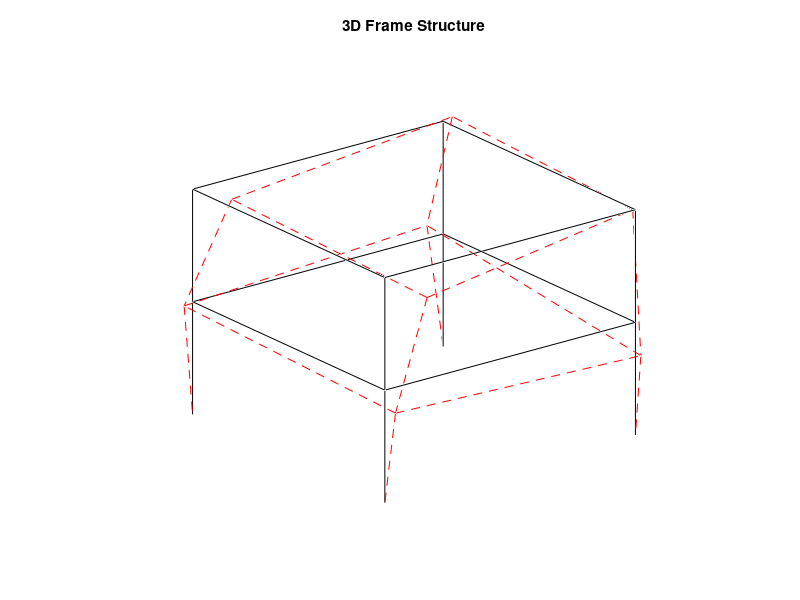
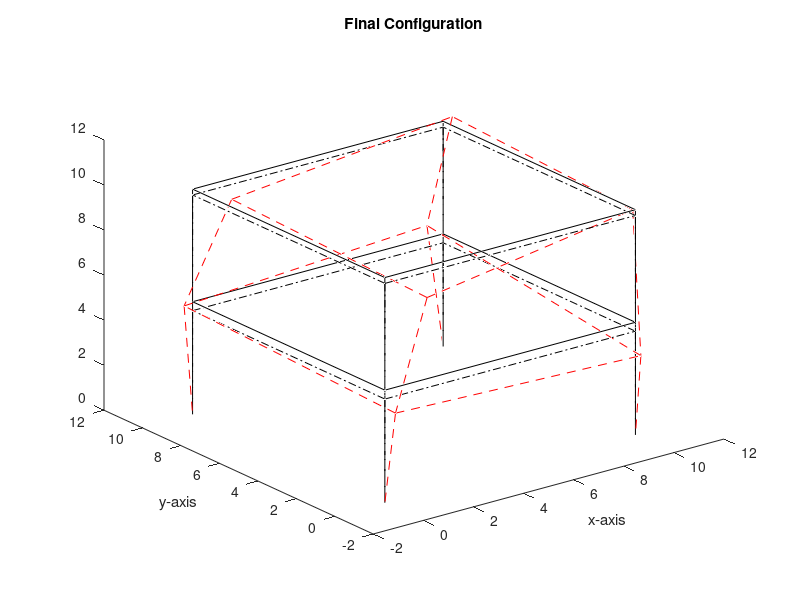
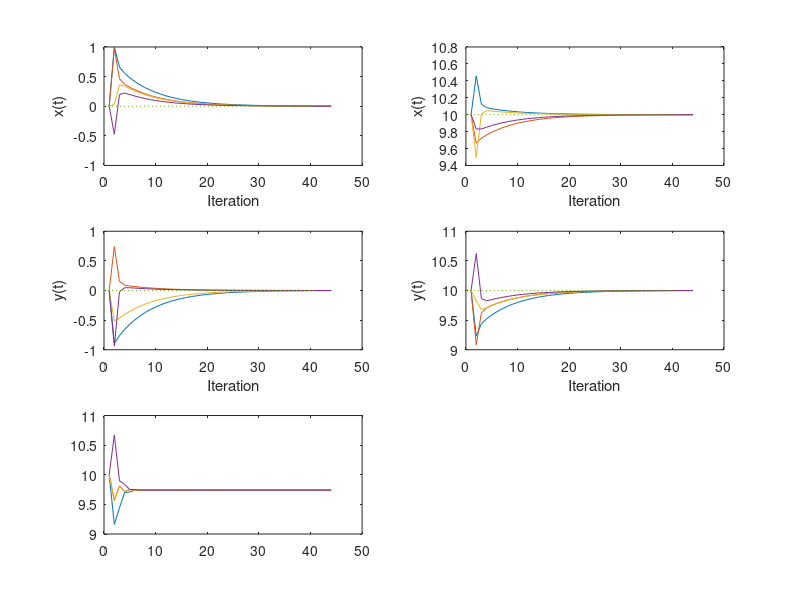

Write the MATLAB code that produced these figures, in order. (Note: this script raises an error after producing the figures.)
%% Input Structural Properties
clear 
clc
m = 1; % Number of bays in x-direction
n = 1; % Number of bays in y-direction
s = 2; % Number of storeys 
a = 10; % Dimension of bay along x-direction
b = 10; % Dimension of bay along y-direction
c = 5; % Height of storey

%% Nodes Coordinates
n_nodes = (m+1)*(n+1)*(s+1); % Total Number of nodes
Nodes_i = zeros(n_nodes,3); % Coordinates of all nodes
for i = 1:n_nodes
    Nodes_i(i,1) = (rem(i-1,m+1))*a;
    Nodes_i(i,2) = (ceil((rem(i-1,((m+1)*(n+1)))+1)/(m+1))-1)*b;
    Nodes_i(i,3) = (s + 1 - ceil(i/((m+1)*(n+1))))*c;
end

adjacency = zeros(n_nodes,n_nodes);
for i = 1:n_nodes
    for j = i+1:n_nodes
        xA = Nodes_i(i,1);
        yA = Nodes_i(i,2);
        zA = Nodes_i(i,3);
        xB = Nodes_i(j,1);
        yB = Nodes_i(j,2);
        zB = Nodes_i(j,3);
        if (xB-xA == a && yB-yA == 0 && zA-zB == 0 && zA ~= 0) ... 
                || (xB-xA == 0 && yB-yA == b && zA-zB == 0 && zA ~= 0) ...
                || (xB-xA == 0 && yB-yA == 0 && zA-zB == c)
            adjacency(i,j) = 1;
        end
    end
end

%% Figure

figure
% Drawing line plot in 3D
for i=1:n_nodes
    for j=1:n_nodes
        line=adjacency(i,j);
        if line ~= 0 
            plot3([Nodes_i(i,1),Nodes_i(j,1)],[Nodes_i(i,2),Nodes_i(j,2)],[Nodes_i(i,3),Nodes_i(j,3)],'k');
            hold all;
        end
    end    
end
% % Numbering all nodes
% for i=1:n_nodes
%      text(Nodes_i(i,1),Nodes_i(i,2),Nodes_i(i,3),['\bf',num2str(i)],'Color',[0 0.0 1.0],'FontSize',14);
%      hold all;
% end

xlabel('x-axis')
ylabel('y-axis')
title('3D Frame Structure')
clc

%% Model Update after Perturbation
e = (m+1)*(n+1)*s;
delta_Nodes = zeros(n_nodes,3); % Change in elevation of nodes

% dlg_title = 'Perturbation';
% prompt = cell(1,e);
% defaultans = cell(1,e);
% for i=1:e
%     prompt(i) = {string(['Lateral Displacement in x-direction at Node ' num2str(i) ':'])};
%     defaultans(i) = {'0'};
% end
% x = inputdlg(prompt, dlg_title, 1, defaultans); 
% 
% for i=1:e
%     prompt(i) = {string(['Lateral Displacement in y-direction at Node ' num2str(i) ':'])};
%     defaultans(i) = {'0'};
% end
% y = inputdlg(prompt, dlg_title, 1, defaultans);
% 
% for i=1:e
%     prompt(i) = {string(['Vertical Displacement at Node ' num2str(i) ':'])};
%     defaultans(i) = {'0'};
% end
% z = inputdlg(prompt, dlg_title, 1, defaultans); 
% 
% % Model Update
% for i=1:e
%     delta_Nodes(i,1) =  str2double(x{i,:}); 
%     delta_Nodes(i,2) =  str2double(y{i,:}); 
%     delta_Nodes(i,3) =  str2double(z{i,:}); 
% end

% This returns random value in range [-1,0.5] for lateral displacement and
% between [-0.5, 0.25]
aa = 1.0;
bb = -1.0;
for i=1:e
    delta_Nodes(i,1) = (bb-aa).*rand(1) + aa;
    delta_Nodes(i,2) = (bb-aa).*rand(1) + aa;
    delta_Nodes(i,3) = (bb-aa).*rand(1) + aa;
end

%% Distributed Algorithm

% Nodes Coordinates after perturbation
Nodes_F = Nodes_i + delta_Nodes;
alpha = 0.35; % alpha value
% Difference between final and initial x-, y- and z- coordinates
z = zeros(e,3);
for i=1:e
   z(i,1) = Nodes_F(i,1) - Nodes_i(i,1);
   z(i,2) = Nodes_F(i,2) - Nodes_i(i,2);
   z(i,3) = Nodes_F(i,3) - Nodes_i(i,3);
end

v = (m+1)*(n+1);
nb = zeros(n_nodes,n_nodes); % Neighboring nodes for controlling slab tilt
for k=1:s
    for i=1+(k-1)*v:k*v
        for j=1+(k-1)*v:k*v
            if i==j
                nb(i,j) = 0;
            else
                if adjacency(i,j)==1
                    nb(i,j) = 1;
                    nb(j,i) = 1;
                end
            end
        end
    end
end

nb_v = zeros(n_nodes, n_nodes); % Neighboring nodes for twist and/or drift
% Interacting column matrix
for i=1:n_nodes
    if (i-v)>0
        nb_v(i,i-v) = 1;
    end
    if (i+v)<n_nodes+1
    nb_v(i,i+v) =1;
    end
end

nb_s = zeros(n_nodes,n_nodes); % Neighboring nodes for maintaining initial storey height
% Interacting column matrix
for i=1:n_nodes
    if (i+v)<n_nodes+1
    nb_s(i,i+v) =1;
    end
end

% Drawing line plot in 3D
for i=1:n_nodes
    for j=1:n_nodes
        line=adjacency(i,j);
        if line ~= 0 
            plot3([Nodes_F(i,1),Nodes_F(j,1)],[Nodes_F(i,2),Nodes_F(j,2)],[Nodes_F(i,3),Nodes_F(j,3)],'--r');
            hold all;
        end
    end    
end
hold off
axis off

%% Iteration
t = 0;
Nodes_f = Nodes_i + delta_Nodes;
X_t(1,:) = Nodes_i(:,1);
Y_t(1,:) = Nodes_i(:,2);
Z_t(1,:) = Nodes_i(:,3);
X_t(2,:) = Nodes_f(:,1);
Y_t(2,:) = Nodes_f(:,2);
Z_t(2,:) = Nodes_f(:,3);
while max(max(abs(z)))>0.001
    for i=1:e
        delta_x = 0;
        delta_y = 0;
        delta_z1 = 0;
        delta_z2 = 0;
        for j=1:n_nodes
            delta_x = delta_x + nb_v(i,j)*(Nodes_f(j,1) - Nodes_f(i,1));
            delta_y = delta_y + nb_v(i,j)*(Nodes_f(j,2) - Nodes_f(i,2));
            delta_z1 = delta_z1 + nb(i,j) * (Nodes_f(j,3) - Nodes_f(i,3));
%             delta_z2 = delta_z2 + nb_s(i,j)*(c - abs(Nodes_f(i,3) - Nodes_f(j,3)));
        end
        z(i,1) = delta_x;
        z(i,2) = delta_y;
        z(i,3) = delta_z1 + delta_z2;
    end
    t = t+1;
    Nodes_f(1:e,:) = Nodes_f(1:e,:) + alpha*z;
    X_t(t+2,:) = Nodes_f(:,1);
    Y_t(t+2,:) = Nodes_f(:,2);
    Z_t(t+2,:) = Nodes_f(:,3);
end
C = zeros(t+2,3,n_nodes);
for i=1:n_nodes
    C(:,:,i) = [X_t(:,i), Y_t(:,i), Z_t(:,i)];
end
% Drawing line plot in 3D
figure
for i=1:n_nodes
    for j=1:n_nodes
        line=adjacency(i,j);
        if line ~= 0 
            plot3([Nodes_i(i,1),Nodes_i(j,1)],[Nodes_i(i,2),Nodes_i(j,2)],[Nodes_i(i,3),Nodes_i(j,3)],'k');
            hold all;
            plot3([Nodes_F(i,1),Nodes_F(j,1)],[Nodes_F(i,2),Nodes_F(j,2)],[Nodes_F(i,3),Nodes_F(j,3)],'--r');
            hold all;
            plot3([Nodes_f(i,1),Nodes_f(j,1)],[Nodes_f(i,2),Nodes_f(j,2)],[Nodes_f(i,3),Nodes_f(j,3)],'-.k');
            hold all;
        end
    end    
end
xlabel('x-axis')
ylabel('y-axis')
title('Final Configuration')
clc

%%
Comp = [Nodes_i, Nodes_f];
['Number of iterations: ' num2str(t)]
x = t-1;
figure
subplot(3,2,1)
plot(X_t(:,[1,3,5,7]),'DisplayName','X_t(:,[1,3,5,7])')
hold on
plot([0,x],[0,0], ':')
xlabel('Iteration')
ylabel('x(t)')

subplot(3,2,2)
plot(X_t(:,[2,4,6,8]),'DisplayName','X_t(:,[2,4,6,8])')
hold on
plot([0,x],[10,10], ':')
xlabel('Iteration')
ylabel('x(t)')

subplot(3,2,3)
plot(Y_t(:,[1:2,5:6]),'DisplayName','Y_t(:,[1:2,5:6])')
hold on
plot([0,x],[0,0], ':')
xlabel('Iteration')
ylabel('y(t)')

subplot(3,2,4)
plot(Y_t(:,[3:4,7:8]),'DisplayName','Y_t(:,[3:4,7:8])')
hold on
plot([0,x],[10,10], ':')
xlabel('Iteration')
ylabel('y(t)')

subplot(3,2,5)
plot(Z_t(:,1:4),'DisplayName','Z_t(:,1:4)')
hold on
plot([0,x],[Z_t(x,4),Z_t(45,4)], ':')
xlabel('Iteration')
ylabel('z(t)')

subplot(3,2,6)
plot(Z_t(:,5:8),'DisplayName','Z_t(:,5:8)')
hold on
plot([0,x],[Z_t(x,8),Z_t(45,8)], ':')
xlabel('Iteration')
ylabel('z(t)')
title('Convergence of x-,y-, and z-coordinate')

